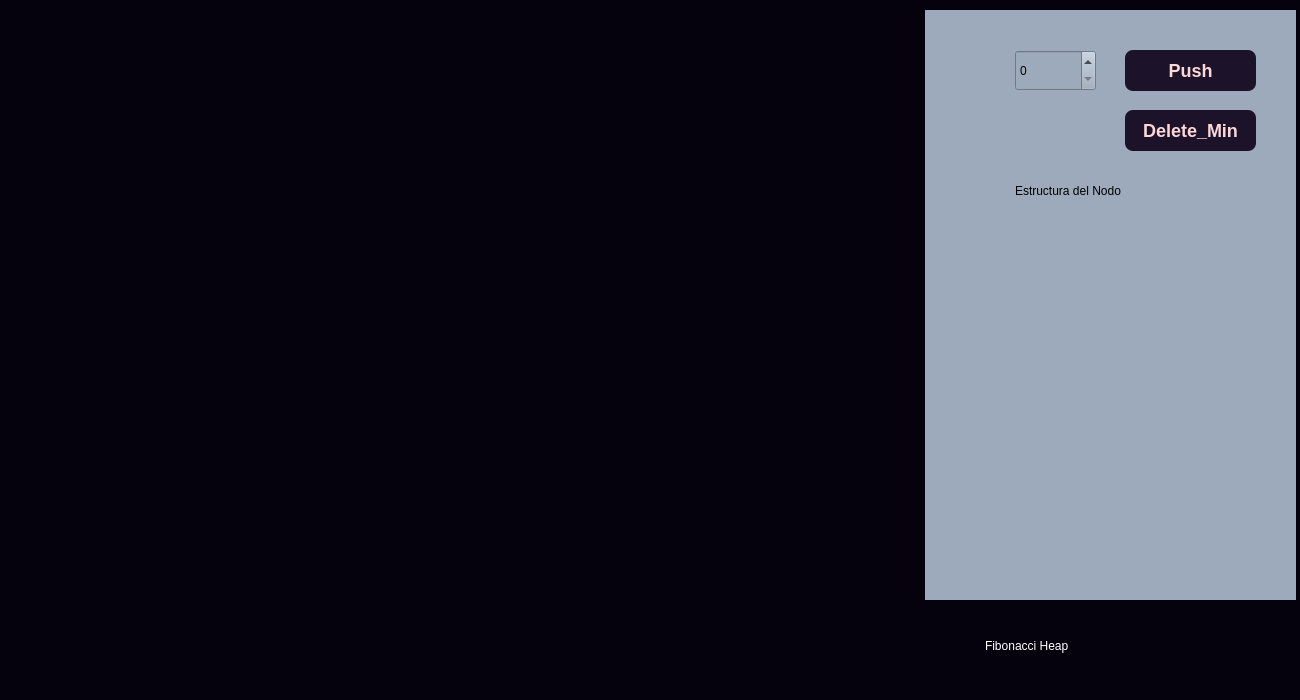
<?xml version="1.0" encoding="UTF-8"?>
<ui version="4.0">
 <class>fibonnacciheapform</class>
 <widget class="QDialog" name="fibonnacciheapform">
  <property name="geometry">
   <rect>
    <x>0</x>
    <y>0</y>
    <width>1300</width>
    <height>700</height>
   </rect>
  </property>
  <property name="windowTitle">
   <string>Dialog</string>
  </property>
  <property name="styleSheet">
   <string notr="true">background: rgb(5,2,13);</string>
  </property>
  <widget class="QScrollArea" name="scrollArea">
   <property name="geometry">
    <rect>
     <x>10</x>
     <y>10</y>
     <width>911</width>
     <height>681</height>
    </rect>
   </property>
   <property name="widgetResizable">
    <bool>true</bool>
   </property>
   <widget class="QWidget" name="scrollAreaWidgetContents">
    <property name="geometry">
     <rect>
      <x>0</x>
      <y>0</y>
      <width>909</width>
      <height>679</height>
     </rect>
    </property>
    <layout class="QGridLayout" name="gridLayout">
     <item row="0" column="0">
      <widget class="QLabel" name="labelGrafico">
       <property name="text">
        <string/>
       </property>
      </widget>
     </item>
    </layout>
   </widget>
  </widget>
  <widget class="QWidget" name="widget" native="true">
   <property name="geometry">
    <rect>
     <x>925</x>
     <y>10</y>
     <width>371</width>
     <height>681</height>
    </rect>
   </property>
   <property name="styleSheet">
    <string notr="true">background: #9DAABC;</string>
   </property>
   <widget class="QPushButton" name="btnPush">
    <property name="geometry">
     <rect>
      <x>200</x>
      <y>40</y>
      <width>131</width>
      <height>41</height>
     </rect>
    </property>
    <property name="styleSheet">
     <string notr="true">QPushButton {
	background-color: rgb(28,19,42);
    border-style: outset;
    border-width: 0px;
    border-radius: 8px;
    border-color: beige;
    font: bold 18px;
	color: rgb(254,215,215);
    padding: 6px;
}</string>
    </property>
    <property name="text">
     <string>Push</string>
    </property>
   </widget>
   <widget class="QPushButton" name="btnDeleteMin">
    <property name="geometry">
     <rect>
      <x>200</x>
      <y>100</y>
      <width>131</width>
      <height>41</height>
     </rect>
    </property>
    <property name="styleSheet">
     <string notr="true">QPushButton {
	background-color: rgb(28,19,42);
    border-style: outset;
    border-width: 0px;
    border-radius: 8px;
    border-color: beige;
    font: bold 18px;
	color: rgb(254,215,215);
    padding: 6px;
}</string>
    </property>
    <property name="text">
     <string>Delete_Min</string>
    </property>
   </widget>
   <widget class="QSpinBox" name="spinBox">
    <property name="geometry">
     <rect>
      <x>90</x>
      <y>40</y>
      <width>81</width>
      <height>41</height>
     </rect>
    </property>
   </widget>
   <widget class="QWidget" name="widget_2" native="true">
    <property name="geometry">
     <rect>
      <x>0</x>
      <y>590</y>
      <width>371</width>
      <height>91</height>
     </rect>
    </property>
    <property name="styleSheet">
     <string notr="true">background: rgb(5,2,13);</string>
    </property>
    <widget class="QLabel" name="label_3">
     <property name="geometry">
      <rect>
       <x>60</x>
       <y>20</y>
       <width>261</width>
       <height>51</height>
      </rect>
     </property>
     <property name="styleSheet">
      <string notr="true">background: transparent;
font: 25pt &quot;Cooper Black&quot;;
color: white;</string>
     </property>
     <property name="text">
      <string>Fibonacci Heap</string>
     </property>
     <property name="textFormat">
      <enum>Qt::AutoText</enum>
     </property>
    </widget>
   </widget>
   <widget class="QLabel" name="labelCodeImg">
    <property name="geometry">
     <rect>
      <x>10</x>
      <y>230</y>
      <width>341</width>
      <height>331</height>
     </rect>
    </property>
    <property name="text">
     <string/>
    </property>
   </widget>
   <widget class="QLabel" name="label_4">
    <property name="geometry">
     <rect>
      <x>90</x>
      <y>160</y>
      <width>201</width>
      <height>41</height>
     </rect>
    </property>
    <property name="styleSheet">
     <string notr="true">background: transparent;
font: 14pt &quot;Cooper Black&quot;;
color: black;</string>
    </property>
    <property name="text">
     <string>Estructura del Nodo</string>
    </property>
    <property name="textFormat">
     <enum>Qt::AutoText</enum>
    </property>
   </widget>
  </widget>
 </widget>
 <resources/>
 <connections/>
</ui>
